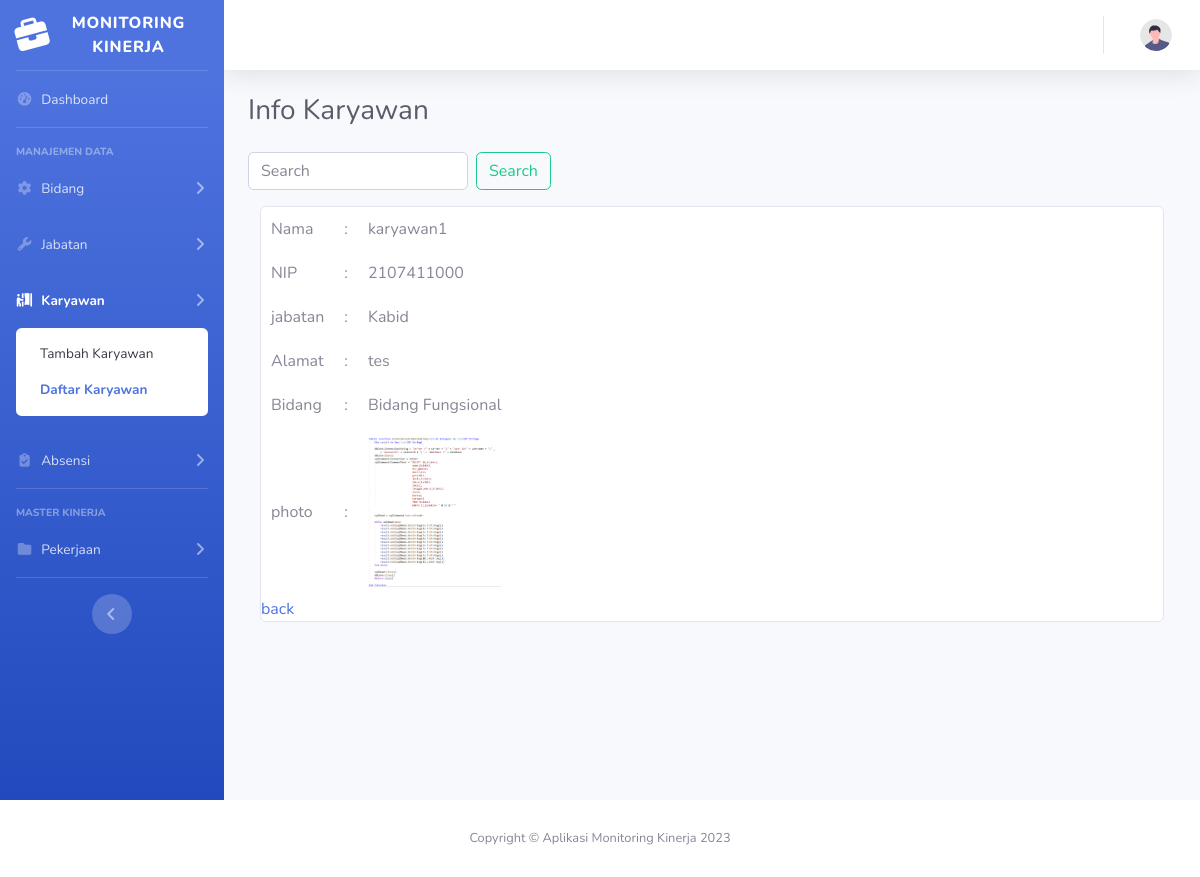
/read_pegawai.php?idPegawai=1, run on the app's committed database.
### tables this page shows
CREATE TABLE `pegawai` (
  `idPegawai` int(11) NOT NULL,
  `nip` varchar(255) NOT NULL,
  `nama_peg` varchar(255) NOT NULL,
  `id_jabatan` int(11) NOT NULL,
  `alamat` varchar(255) NOT NULL,
  `id_bidang` int(11) NOT NULL,
  `photo` varchar(255) NOT NULL
);

CREATE TABLE `jabatan` (
  `idJabatan` int(11) NOT NULL,
  `nama_jabatan` varchar(255) NOT NULL
);

CREATE TABLE `bidang` (
  `idBidang` int(11) NOT NULL,
  `nama_bidang` varchar(255) NOT NULL
);

### functions.php (called while the page is built, shortened)
<?php
require("config.php");
function query($query)
{
  global $link;
  $result = mysqli_query($link, $query);
  $rows = [];
  while ($row = mysqli_fetch_assoc($result)) {
    $rows[] = $row;
  }
  return $rows;
}

### read_pegawai.php (the view, shortened to what this page needs)
<?php
require('functions.php');
$id = $_GET['idPegawai'];
$karyawan = query("SELECT pegawai.idPegawai as idPegawai, pegawai.photo as photo, pegawai.nip as nip, pegawai.nama_peg as nama_peg, jabatan.nama_jabatan as jabatan, bidang.nama_bidang as bidang, pegawai.alamat as alamat FROM pegawai JOIN jabatan ON pegawai.id_jabatan = jabatan.idJabatan JOIN bidang ON pegawai.id_bidang = bidang.idBidang WHERE pegawai.idPegawai = $id")[0];
?>
<!DOCTYPE html>
<html lang="en">
<head>
    <link href="vendor/fontawesome-free/css/all.min.css" rel="stylesheet" type="text/css">
    <link href="css/sb-admin-2.min.css" rel="stylesheet">
</head>
<body id="page-top">
    <div id="wrapper">
        <?php
        include "template/sidebar_v.php";
        ?>
        <div id="content-wrapper" class="d-flex flex-column">
            <div id="content">
                <?php
                include "template/topbar_v.php";
                ?>
                <div class="container-fluid">
                    <div class="d-sm-flex align-items-center justify-content-between mb-4">
                        <h1 class="h3 mb-0 text-gray-800">Info Karyawan</h1>
                    </div>
                    <form class="form-inline pull-right" method="post">
                        <input class="form-control mr-sm-2" type="search" name="keyword" placeholder="Search"
                            aria-label="Search">
                        <button class="btn btn-outline-success my-2 my-sm-0" type="submit" name="search">Search</button>
                    </form>
                    <div class="col-md-12 my-3 ">
                        <div class="card ">
                            <div class="d-flex flex-row">
                                <table cellpadding="10">
                                    <tr>
                                        <td>Nama</td>
                                        <td>:</td>
                                        <td>
                                            <?= $karyawan['nama_peg'] ?>
                                        </td>
                                    </tr>
                                    <tr>
                                        <td>NIP</td>
                                        <td>:</td>
                                        <td>
                                            <?= $karyawan['nip'] ?>
                                        </td>
                                    </tr>
                                    <tr>
                                        <td>jabatan</td>
                                        <td>:</td>
                                        <td>
                                            <?= $karyawan['jabatan'] ?>
                                        </td>
                                    </tr>
                                    <tr>
                                        <td>Alamat</td>
                                        <td>:</td>
                                        <td>
                                            <?= $karyawan['alamat'] ?>
                                        </td>
                                    </tr>
                                    <tr>
                                        <td>Bidang</td>
                                        <td>:</td>
                                        <td>
                                            <?= $karyawan['bidang'] ?>
                                        </td>
                                    </tr>
                                    <tr>
                                        <td>photo</td>
                                        <td>:</td>
                                        <td>
                                            <img src="./img/<?= $karyawan['photo']; ?>" height="150px"
                                                class="card-img-top" alt="<?= $karyawan['nama_peg']; ?>">
                                        </td>
                                    </tr>
                                </table>
                            </div>
                            <a href="karyawan.php">back</a>
                        </div>
                    </div>
                </div>
            </div>
        </div>
    </div>
    <?php
    include "template/footer_v.php";
    ?>
</body>
</html>

### data on the page
pegawai: nama_peg "karyawan1", nip "2107411000", id_jabatan.nama_jabatan "Kabid", alamat "tes", id_bidang.nama_bidang "Bidang Fungsional", photo (picture)
